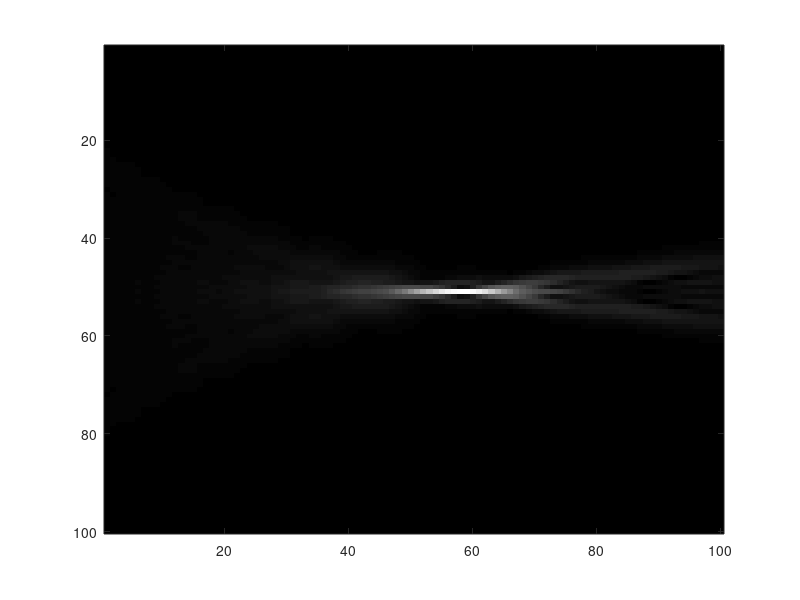

Recreate this plot in MATLAB.
% Fresnel diffraction of an axilens
clear; %Clear all memory

%Defining all parameters and sampling
N=500; %Matrix size
lambda=0.633e-6; %Wavelength
wsamp=1e-6;%sampling period
    x=-N/2:N/2-1;
    y=-N/2:N/2-1;
    [X,Y]=meshgrid(x*wsamp,y*wsamp);
    Rsamp=sqrt(X.^2+Y.^2);
    f0=0.005;%Focal length
    delf=0.003;%Focal depth
    R=10^-3;%Radius of the axilens

%Design of axilens
    f=(f0+(delf/R)*sqrt(X.^2+Y.^2));%Focal length calculation 
    FZA=exp(-1i*(pi/(lambda))*((X.^2+Y.^2)./f));%Phase profile of Axilens

%Calculation of Fresnel diffraction pattern 
    m=100;
    n=1:m;
    zs2=0.003+(0.005/m).*n; % Propagation distance
    PPF=zeros(N,N,m);
    A1=zeros(N,N,m);
    E=zeros(N,N,m);
    Field1=zeros(100,m);
    for counter1=1:1:m;
        PPF(:,:,counter1)=exp(1i*pi/(lambda*zs2(counter1)).*Rsamp.*Rsamp); % Parabolic phase factor
        A1(:,:,counter1)=FZA.*PPF(:,:,counter1); %Multiply the axilens function with  parabolic phase factor
        E(:,:,counter1)=abs(fftshift(fft2(fftshift(A1(:,:,counter1))))); %Calculate Fourier Transform
        % imagesc(E(201:300,201:300,counter1));
        % pause(1.0)
        Field1(:,counter1)=E(N/2+1,201:300,counter1); %Accumulate the intensity profile
       end
colormap(gray)
imagesc(Field1)
